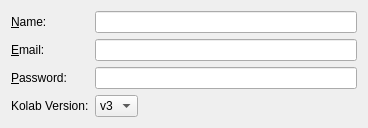
<?xml version="1.0" encoding="UTF-8"?>
<ui version="4.0">
 <class>kolabWizard_step1</class>
 <widget class="QWidget" name="kolabWizard_step1">
  <property name="geometry">
   <rect>
    <x>0</x>
    <y>0</y>
    <width>368</width>
    <height>125</height>
   </rect>
  </property>
  <layout class="QFormLayout" name="formLayout">
   <property name="fieldGrowthPolicy">
    <enum>QFormLayout::ExpandingFieldsGrow</enum>
   </property>
   <item row="0" column="0">
    <widget class="QLabel" name="nameLabel">
     <property name="text">
      <string>&amp;Name:</string>
     </property>
     <property name="buddy">
      <cstring>nameEdit</cstring>
     </property>
    </widget>
   </item>
   <item row="0" column="1">
    <widget class="KLineEdit" name="nameEdit"/>
   </item>
   <item row="2" column="0">
    <widget class="QLabel" name="emailLabel">
     <property name="text">
      <string>&amp;Email:</string>
     </property>
     <property name="buddy">
      <cstring>emailEdit</cstring>
     </property>
    </widget>
   </item>
   <item row="2" column="1">
    <widget class="KLineEdit" name="emailEdit"/>
   </item>
   <item row="4" column="0">
    <widget class="QLabel" name="passwordLabel">
     <property name="text">
      <string>&amp;Password:</string>
     </property>
     <property name="buddy">
      <cstring>passwordEdit</cstring>
     </property>
    </widget>
   </item>
   <item row="4" column="1">
    <widget class="KLineEdit" name="passwordEdit">
     <property name="echoMode">
      <enum>QLineEdit::Password</enum>
     </property>
    </widget>
   </item>
   <item row="6" column="0">
    <widget class="QLabel" name="label">
     <property name="text">
      <string>Kolab Version:</string>
     </property>
     <property name="buddy">
      <cstring>versionComboBox</cstring>
     </property>
    </widget>
   </item>
   <item row="6" column="1">
    <widget class="QComboBox" name="versionComboBox">
     <property name="currentIndex">
      <number>1</number>
     </property>
     <item>
      <property name="text">
       <string>v2</string>
      </property>
     </item>
     <item>
      <property name="text">
       <string>v3</string>
      </property>
     </item>
    </widget>
   </item>
  </layout>
 </widget>
 <customwidgets>
  <customwidget>
   <class>KLineEdit</class>
   <extends>QLineEdit</extends>
   <header>klineedit.h</header>
  </customwidget>
 </customwidgets>
 <resources/>
 <connections/>
</ui>
